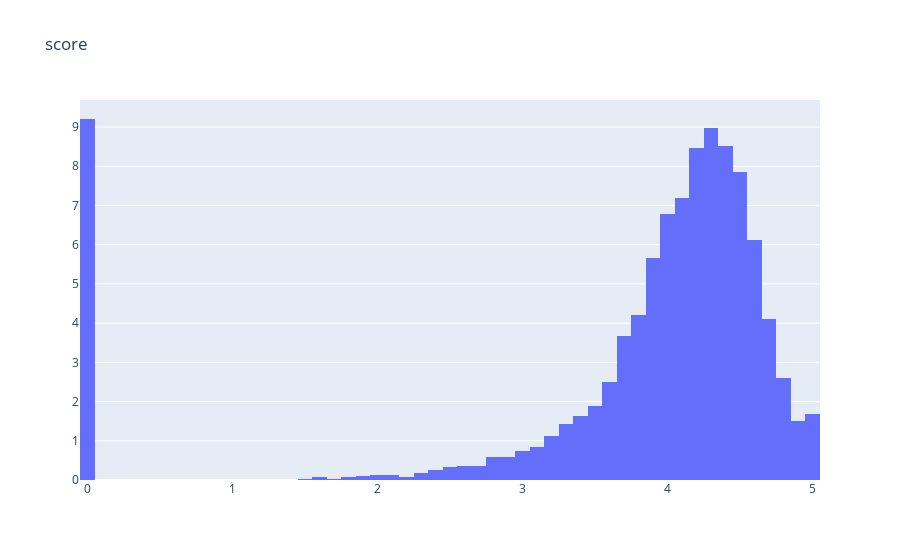

Source (notebook cell):
### Code cell
get_hist(df['score'])

### Figure 1 — Plotly figure (JSON) as saved in the notebook; plotly's stock layout.template omitted (floating-point values rounded to 4 significant figures; data arrays with more than 128 entries replaced by an {"elided": "..."} marker saying what was removed)
{"data": [{"histnorm": "percent", "nbinsx": 80, "type": "histogram", "x": {"elided": "11802 float values"}}], "layout": {"title": {"text": "score"}}}
